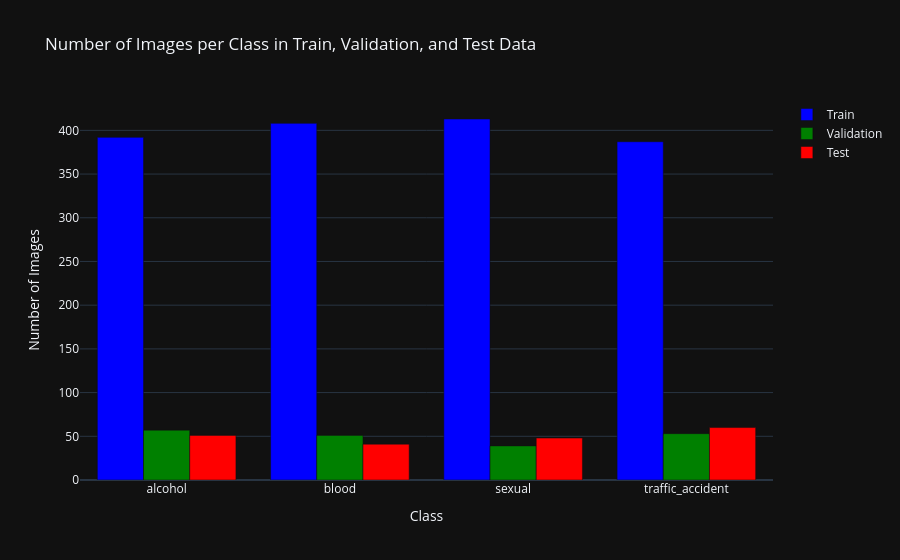

Notebook code for this chart:
### Code cell
_, train_counts = np.unique(train_labels, return_counts=True)
_, val_counts = np.unique(val_labels, return_counts=True)
_, test_counts = np.unique(test_labels, return_counts=True)

fig = go.Figure()

fig.add_trace(go.Bar(
    x=class_names,
    y=train_counts,
    name='Train',
    marker=dict(color='blue')
))

fig.add_trace(go.Bar(
    x=class_names,
    y=val_counts,
    name='Validation',
    marker=dict(color='green')
))

fig.add_trace(go.Bar(
    x=class_names,
    y=test_counts,
    name='Test',
    marker=dict(color='red')
))

fig.update_layout(
    title="Number of Images per Class in Train, Validation, and Test Data",
    barmode='group',
    xaxis_title="Class",
    yaxis_title="Number of Images",
    template="plotly_dark"
)

# Show the plot
fig.show()

### Figure 1 — Plotly figure (JSON) as saved in the notebook; plotly's stock layout.template omitted (floating-point values rounded to 4 significant figures)
{"data": [{"marker": {"color": "blue"}, "name": "Train", "x": ["alcohol", "blood", "sexual", "traffic_accident"], "y": [392, 408, 413, 387], "type": "bar"}, {"marker": {"color": "green"}, "name": "Validation", "x": ["alcohol", "blood", "sexual", "traffic_accident"], "y": [57, 51, 39, 53], "type": "bar"}, {"marker": {"color": "red"}, "name": "Test", "x": ["alcohol", "blood", "sexual", "traffic_accident"], "y": [51, 41, 48, 60], "type": "bar"}], "layout": {"title": {"text": "Number of Images per Class in Train, Validation, and Test Data"}, "barmode": "group", "xaxis": {"title": {"text": "Class"}}, "yaxis": {"title": {"text": "Number of Images"}}}}
